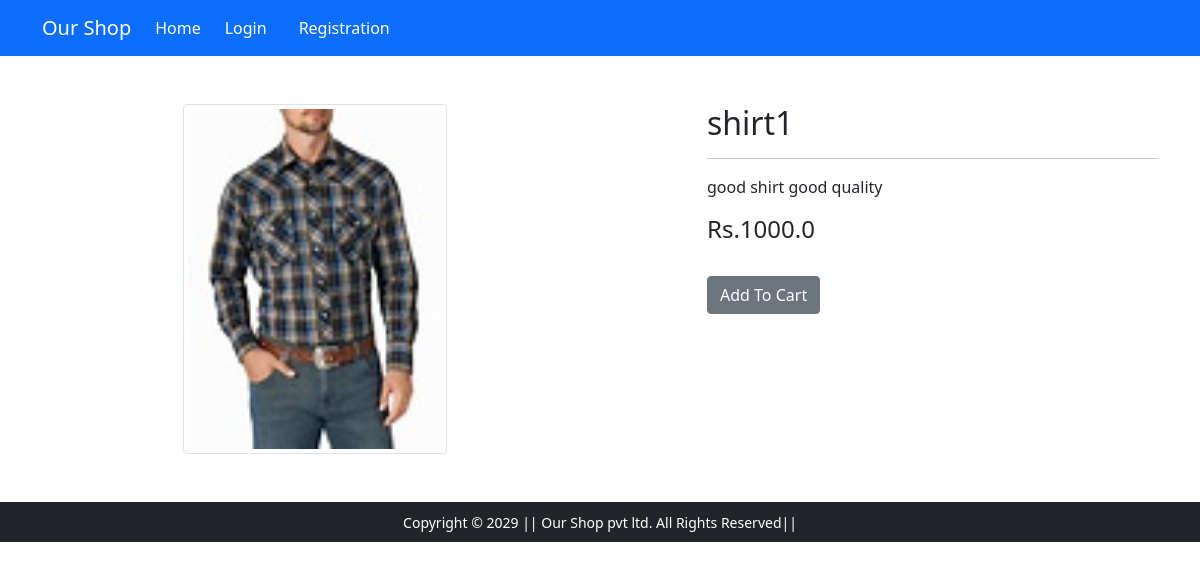
Screenshot of /product-detail/1 with the database file from the repository.
### app/models.py (models this page shows, shortened)
class Product(models.Model):
    title=models.CharField(max_length=100)
    price=models.FloatField()
    description=models.TextField()
    category=models.CharField(choices=CATEGORY_CHOICES,max_length=2)
    product_iamge=models.ImageField(upload_to='productimg')

### app/views.py (the view)
# urls.py: path('product-detail/<int:pk>', views.ProductDetailView.as_view(), name='product-detail'),
class ProductDetailView(View):
    def get(self, request, pk):
        product = Product.objects.get(pk=pk)
        return render(request, 'app/productdetail.html', {'product': product})

### app/context_processors.py (called while the page is built)
def menu_links(request):
    links=Product.objects.all()
    return dict(links=links)

### cart/context_processors.py (called while the page is built)
def counter(request):
    item_count=0
    if 'admin' in request.path:
        return {}
    else:
        try:
            cart=Cart.objects.filter(cart_id=_cart_id(request))
            cart_items=CartItem.objects.all().filter(cart=cart[:1])
            for cart_item in cart_items:
                item_count += cart_item.quantity
        except Cart.DoesNotExist:
            item_count=0
    return dict(item_count=item_count)

### cart/views.py (called while the page is built)
def _cart_id(request):
    cart = request.session.session_key
    if not cart:
        cart = request.session.create()
    return cart

### app/templates/app/productdetail.html (shortened to what this page needs)
{% extends 'app/base.html' %}
{% load static %}
{% block main-content %}
<div class="container my-5">
 <div class="row">
  <div class="col-sm-6 text-center align-self-center">
   <img src="{{product.product_iamge.url}}" alt="" class="img-fluid img-thumbnail" style="height:350px;">
  </div>
  <div class="col-sm-5 offset-sm-1">
   <h2>{{product.title}}</h2>
   <hr>
   <p>{{product.description}}</p>
   <h4>Rs.{{product.price}}</h4> <br>
   <form action="/add-to-cart">
    <a class="btn btn-secondary" href="{% url 'cart:add_cart' product.id %}">Add To Cart</a>
   </form>
  </div>
 </div>
</div>
{% endblock main-content %}

### rows the page displays
Product: product_iamge (picture), title "shirt1", description "good shirt good quality", price "1000.0"
